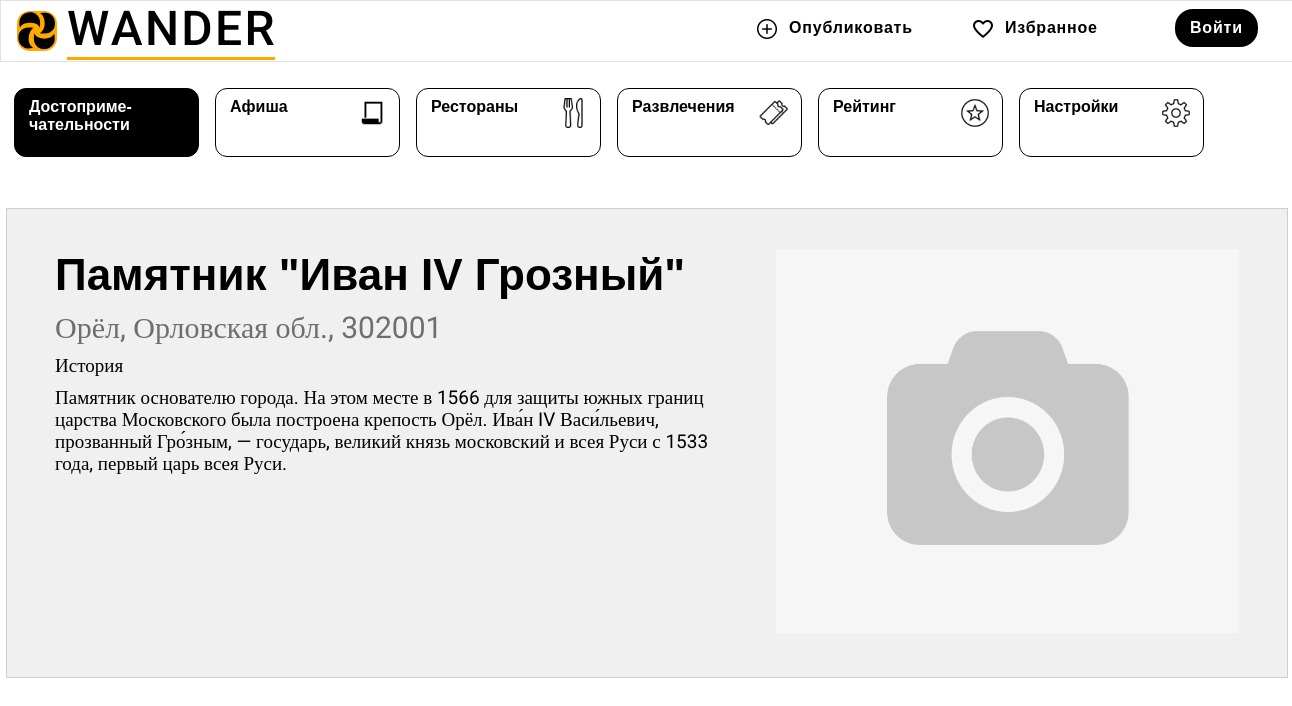
The page /attraction/3/ on the database its author committed.
### wander/models.py (models this page shows, shortened)
class Attraction(models.Model):
    class NewManager(models.Manager):
        def get_queryset(self):
            return super().get_queryset() .filter(status='opened')
    options = (
        ('opened', 'Opened'),
        ('closed', 'Closed'),
    )
    place = models.ForeignKey(Place, on_delete=models.CASCADE, )
    history = models.CharField(max_length=255)
    status = models.CharField(max_length=10, choices=options, default='opened')
    favourites = models.ManyToManyField(
        User, related_name='favourite_attraction', default=None, blank=True)
    objects = models.Manager()  # default manager
    newmanager = NewManager()  # custom manager
    image = models.ImageField(upload_to=image_path_attraction, default='img/default.jpg')

class Place(models.Model):
    city = models.ForeignKey(City, on_delete=models.CASCADE, related_name='city')
    full_address = models.CharField(max_length=255)
    name = models.CharField(max_length=50)
    rating = models.FloatField(max_length=3)
    description = models.CharField(max_length=255)

### wander/views.py (the view)
# urls.py: path('attraction/<int:pk>/', AttractionDetailView.as_view(), name='attraction-detail'),
class AttractionDetailView(generic.DetailView):
    model = Attraction
    def get_context_data(self, **kwargs):
        context = super().get_context_data(**kwargs)
        context['now'] = timezone.now()
        return context

### wander/templates/wander/attraction_detail.html (shortened to what this page needs)
{% extends 'wander/base_new.html' %}
{% load static %}
{% block place_checked %}checked{% endblock %}
{% block context %}
    <section class="block_event">
        <div class="event">
            <div class="content_event">
                <div class="text_event">
                    <h1>{{ object.place.name }}</h1>
                    <p class="address_event"> {{ object.place.full_address }}</p>
                    <p class="text">История</p>
                    <p class="text">{{ object.history }}</p>
                </div>
                <div class="img_event">
                    <img src="{{ object.image.url }}"/>
                </div>
            </div>
        </div>
    </section>
{% endblock %}

### wander/static/wander/place_.css (style rules this page uses)
* { margin:0; padding:0; }
section { width: 1280px; min-height: 10px; margin:0 auto; position: relative; }
.block_event { min-height: 384px; margin-top: 50px; }
.event { width: 1280px; min-height: 384px; background: #F0F0F0; border: 1px solid #CFCDCD; }
.content_event { display:flex; justify-content:space-between; margin:40px auto; min-height:384px; width:1184px; }
.text_event { min-height: 384px; width:685px; }
.text_event>h1 { font-family: Arial; font-weight: bold; font-size: 44px; line-height: 51px; }
.address_event { margin-top: 10px; font-family: Roboto; font-size: 30px; line-height: 35px; color: #6E6E6E; }
.text { margin-top: 10px; font-family: Roboto; font-size: 19px; line-height: 22px; }
.img_event>img { height: 384px; width:463px; }

### rows shown on the page
Attraction: place.name "Памятник \"Иван IV Грозный\"", place.full_address "Орёл, Орловская обл., 302001", history "Памятник основателю города. На этом месте в 1566 для защиты южных границ царства Московского была построена крепость Орёл. Ива́н IV Васи́льевич, прозванный Гро́зным, — государь, великий князь московский и всея Руси с 1533 года, первый царь всея Руси.", image (placeholder picture)
